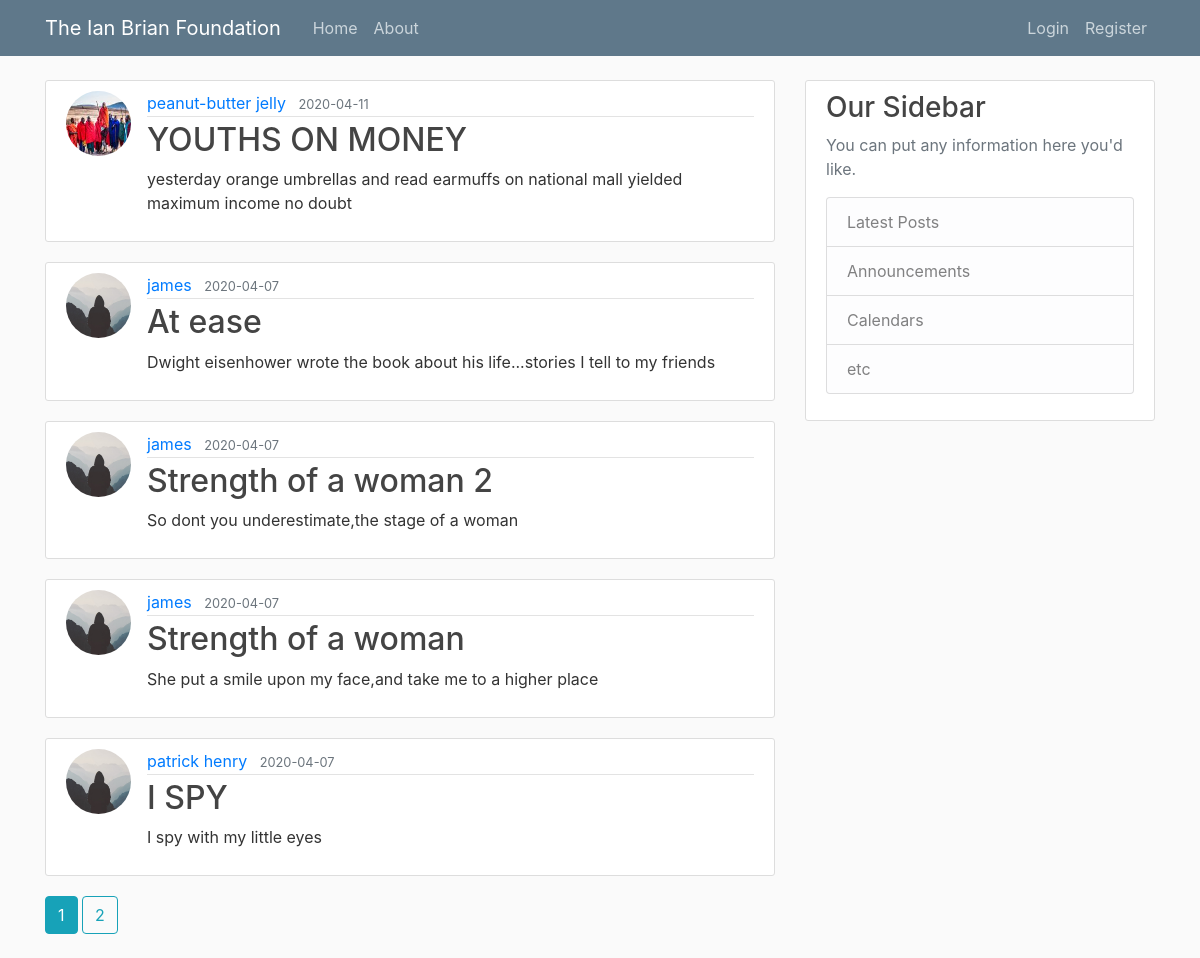
The page /home on the database its author committed.
### flaskblog/models.py (models this page shows, shortened)
class Post(db.Model):
    id = db.Column(db.Integer, primary_key=True)
    title = db.Column(db.String(100), nullable=False)
    date_posted = db.Column(db.DateTime, nullable=False, default=datetime.utcnow)
    content = db.Column(db.Text, nullable=False)
    user_id = db.Column(db.Integer, db.ForeignKey('user.id'), nullable=False)

class User(db.Model, UserMixin):
    id = db.Column(db.Integer, primary_key=True)
    username = db.Column(db.String(20), unique=True, nullable=False)
    email = db.Column(db.String(120), unique=True, nullable=False)
    image_file = db.Column(db.String(20), nullable=False, default='default.jpg')
    password = db.Column(db.String(60), nullable=False)
    posts = db.relationship('Post', backref='author', lazy=True)

### flaskblog/main/routes.py (the view)
@main.route("/")
@main.route("/home")
def home():
    page = request.args.get('page', 1, type=int)
    posts = Post.query.order_by(Post.date_posted.desc()).paginate(page=page, per_page=5)
    return render_template('home.html', posts=posts)

### flaskblog/templates/home.html
{% extends "layout.html" %}
{% block content %}
    {% for post in posts.items %}
        <article class="media content-section">
          <img class="rounded-circle article-img" src="{{ url_for('static', filename='profile_pics/' + post.author.image_file) }}">
          <div class="media-body">
            <div class="article-metadata">
              <a class="mr-2" href="{{ url_for('users.user_posts', username=post.author.username) }}">{{ post.author.username }}</a>
              <small class="text-muted">{{ post.date_posted.strftime('%Y-%m-%d') }}</small>
            </div>
            <h2><a class="article-title" href="{{ url_for('posts.post', post_id=post.id) }}">{{ post.title }}</a></h2>
            <p class="article-content">{{ post.content }}</p>
          </div>
        </article>
    {% endfor %}
    {% for page_num in posts.iter_pages(left_edge=1, right_edge=1, left_current=1, right_current=2) %}
      {% if page_num %}
        {% if posts.page == page_num %}
          <a class="btn btn-info mb-4" href="{{ url_for('main.home', page=page_num) }}">{{ page_num }}</a>
        {% else %}
          <a class="btn btn-outline-info mb-4" href="{{ url_for('main.home', page=page_num) }}">{{ page_num }}</a>
        {% endif %}
      {% else %}
        ...
      {% endif %}
    {% endfor %}
{% endblock content %}

### flaskblog/templates/layout.html (shortened to what this page needs)
<!DOCTYPE html>
<html>
<head>
    <link rel="stylesheet" href="https://maxcdn.bootstrapcdn.com/bootstrap/4.0.0/css/bootstrap.min.css">
    <link rel="stylesheet" type="text/css" href="{{ url_for('static', filename='main.css') }}">
</head>
<body>
    <header class="site-header">
      <nav class="navbar navbar-expand-md navbar-dark bg-steel fixed-top">
        <div class="container">
          <a class="navbar-brand mr-4" href="/">The Ian Brian Foundation</a>
          <div class="collapse navbar-collapse" id="navbarToggle">
            <div class="navbar-nav mr-auto">
              <a class="nav-item nav-link" href="{{ url_for('main.home') }}">Home</a>
              <a class="nav-item nav-link" href="{{ url_for('main.about') }}">About</a>
            </div>
            <div class="navbar-nav">
              {% if current_user.is_authenticated %}
                <a class="nav-item nav-link" href="{{ url_for('posts.new_post') }}">New Post</a>
                <a class="nav-item nav-link" href="{{ url_for('users.account') }}">Account</a>
                <a class="nav-item nav-link" href="{{ url_for('users.logout') }}">Logout</a>
              {% else %}
                <a class="nav-item nav-link" href="{{ url_for('users.login') }}">Login</a>
                <a class="nav-item nav-link" href="{{ url_for('users.register') }}">Register</a>
              {% endif %}
            </div>
          </div>
        </div>
      </nav>
    </header>
    <main role="main" class="container">
      <div class="row">
        <div class="col-md-8">
          {% block content %}{% endblock %}
        </div>
        <div class="col-md-4">
          <div class="content-section">
            <h3>Our Sidebar</h3>
            <p class='text-muted'>You can put any information here you'd like.
              <ul class="list-group">
                <li class="list-group-item list-group-item-light">Latest Posts</li>
                <li class="list-group-item list-group-item-light">Announcements</li>
                <li class="list-group-item list-group-item-light">Calendars</li>
                <li class="list-group-item list-group-item-light">etc</li>
              </ul>
            </p>
          </div>
        </div>
      </div>
    </main>
</body>
</html>

### flaskblog/static/main.css (style rules this page uses)
body { background: #fafafa; color: #333333; margin-top: 5rem; }
h1, h2, h3, h4, h5, h6 { color: #444444; }
.bg-steel { background-color: #5f788a; }
.site-header .navbar-nav .nav-link { color: #cbd5db; }
.content-section { background: #ffffff; padding: 10px 20px; border: 1px solid #dddddd; border-radius: 3px; margin-bottom: 20px; }
.article-title { color: #444444; }
.article-content { white-space: pre-line; }
.article-img { height: 65px; width: 65px; margin-right: 16px; }
.article-metadata { padding-bottom: 1px; margin-bottom: 4px; border-bottom: 1px solid #e3e3e3 }

### rows shown on the page
Post: image_file (picture), author.username "peanut-butter jelly", date_posted "2020-04-11", title "YOUTHS ON MONEY", content "yesterday orange umbrellas and read earmuffs on national mall yielded maximum income no doubt"
Post: image_file (placeholder picture), author.username "james", date_posted "2020-04-07", title "At ease", content "Dwight eisenhower wrote the book about his life...stories I tell to my friends"
Post: image_file (placeholder picture), author.username "james", date_posted "2020-04-07", title "Strength of a woman 2", content "So dont you underestimate,the stage of a woman"
Post: image_file (placeholder picture), author.username "james", date_posted "2020-04-07", title "Strength of a woman", content "She put a smile upon my face,and take me to a higher place"
Post: image_file (placeholder picture), author.username "patrick henry", date_posted "2020-04-07", title "I SPY", content "I spy with my little eyes"

### other values the page prints
{{ page_num }} "1"
{{ page_num }} "2"
